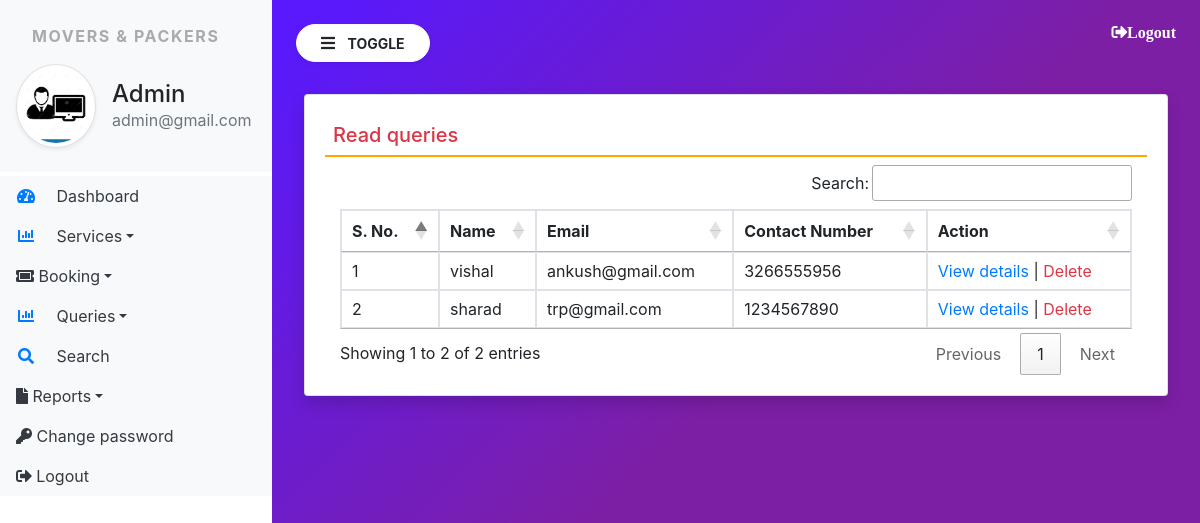
The page /read_queries/ (signed in) on the database its author committed.
### moverspackers/models.py (models this page shows, shortened)
class Contact(models.Model):
    name = models.CharField(max_length=200, null=True)
    contact = models.CharField(max_length=2000, null=True)
    emailid = models.CharField(max_length=100,null=True)
    subject = models.CharField(max_length=500, null=True)
    message = models.CharField(max_length=1000, null=True)
    mdate = models.DateField(null=True)
    isread = models.CharField(max_length=10, null=True)

### moverspackers/views.py (the view)
# urls.py: path('read_queries/', read_queries, name='read_queries'),
def read_queries(request):
    if not request.user.is_active:
        return redirect('admin_login')
    contact = Contact.objects.filter(isread='yes')
    return render(request, 'read_queries.html', locals())

### moverspackers/templates/read_queries.html
{% extends 'admin_base.html' %}
{% block content %}
<div class="card shadow m-2">
    <div class="card-body">
        <h5 class="p-2 text-danger" style="border-bottom: 2px solid orange;">Read queries</h5>
        <div class="container-fluid">
           <table class="table table-bordered" id="example">
               <thead>
                   <tr>
                       <th>S. No.</th>
                       <th>Name</th>
                       <th>Email</th>
                       <th>Contact Number</th>
                       <th>Action</th>
                   </tr>
               </thead>
               <tbody>
                   {% for i in contact %}
                        <tr>
                            <td>{{forloop.counter}}</td>
                            <td>{{i.name}}</td>
                            <td>{{i.emailid}}</td>
                            <td>{{i.contact}}</td>
                            <td><a href="{% url 'view_queries' i.id %}" style="width: 80px;">View details</a>
                                | <a href="{% url 'delete_query' i.id %}" class="text-danger"  onclick="return confirm('Are You Sure?')">Delete</a>
                            </td>
                        </tr>
                    {% endfor %}
               </tbody>
           </table>
        </div>
    </div>
</div>
{% endblock %}

### moverspackers/templates/admin_base.html (shortened to what this page needs)
{% load static %}
<html>
<head>
  <link rel="stylesheet" href="https://cdn.jsdelivr.net/npm/bootstrap@4.6.1/dist/css/bootstrap.min.css">
<link rel="stylesheet" href="{% static 'css/sidebar.css' %}">
<link rel="stylesheet" href="https://use.fontawesome.com/releases/v5.7.0/css/all.css">
<link rel="stylesheet" href="https://cdn.datatables.net/1.11.4/css/jquery.dataTables.min.css">
<link rel="stylesheet" href="https://cdn.datatables.net/buttons/2.2.2/css/buttons.dataTables.min.css">
</head>
<body>
<div class="bg-white vertical-nav" id="sidebar">
  <div class=" py-4 px-3 bg-light mb-1">
    <p class="font-weight-bold text-uppercase px-3 sidebar-title">Movers & Packers</p>
    <div class="media d-flex align-items-center">
      <img src="{% static 'images/ad3.jpg' %}" width="80" height="80" class="mr-3 rounded-circle img-thumbnail shadow-sm">
      <div class="media-body">
          <h4 class="mb-0">Admin</h4>
          <p class="text-muted mb-0">{{request.user.email}}</p>
      </div>
    </div>
  </div>
  <ul class="nav flex-column bg-white">
    <li class="nav-item">
      <a href="{% url 'admin_home' %}" class="nav-link text-dark bg-light">
        <i class="fas fa-tachometer-alt fa-fw mr-3 text-primary"></i>
        Dashboard</a>
    </li>
    <li class="nav-item dropdown">
      <a href="#" class="nav-link dropdown-toggle text-dark bg-light" id="navbardrop" data-toggle="dropdown">
        <i class="fas fa-chart-bar fa-fw mr-3 text-primary"></i>
        Services</a>
    </li>
    <li class="nav-item dropdown">
      <a href="#" class="nav-link dropdown-toggle text-dark bg-light" id="navbardrop" data-toggle="dropdown">
        <i class="fas fa-ticket-alt"></i>
        Booking</a>
    </li>
    <li class="nav-item dropdown">
      <a href="#" class="nav-link dropdown-toggle text-dark bg-light" id="navbardrop" data-toggle="dropdown">
        <i class="fas fa-chart-bar fa-fw mr-3 text-primary"></i>
        Queries</a>
    </li>
    <li class="nav-item">
      <a href="{% url 'search' %}" class="nav-link text-dark bg-light">
        <i class="fa fa-search fa-fw mr-3 text-primary"></i>
        Search</a>
    </li>
    <li class="nav-item dropdown">
      <a href="#" class="nav-link dropdown-toggle text-dark bg-light" id="navbardrop" data-toggle="dropdown">
        <i class="fa fa-file"></i>
        Reports</a>
    </li>
    <li class="nav-item">
      <a href="{% url 'change_password' %}" class="nav-link text-dark bg-light">
        <i class="fa fa-key" aria-hidden="true"></i>
        Change password</a>
    </li>
    <li class="nav-item">
      <a href="{% url 'Logout' %}" class="nav-link text-dark bg-light">
        <i class="fas fa-sign-out-alt"></i>
        Logout</a>
    </li>
  </ul>
</div>
<div class="page-content p-4" id="content">
    <a href="{% url 'Logout' %}" title="logout" class="text-white float-right fas fa-sign-out-alt">Logout</a>
    <button id="sidebarCollapse" type="button" class="btn btn-light bg-white rounded-pill shadow-sm px-4 mb-4">
      <i class="fas fa-bars mr-2"></i>
      <small class="text-uppercase font-weight-bold">Toggle</small>
    </button>
      {% block content %}
      {% endblock %}
</div>
</body>
</html>

### moverspackers/static/css/sidebar.css (style rules this page uses)
.sidebar-title { letter-spacing: 0.1em; color:#aaa; }
body { background-image: linear-gradient(135.9deg,rgba(89,25,252,1) 16.4%,rgba(125,31,165,1) 56.1%); min-height: 100vh; }
.vertical-nav { min-width: 17rem; width: 17rem; height: 100vh; position: fixed; top: 0; left: 0; transition: all 0.4s }
.page-content { width: calc(100%-17rem); margin-left: 17rem; transition: all 0.4s }

### rows shown on the page
Contact: name "vishal", emailid "ankush@gmail.com", contact "3266555956"
Contact: name "sharad", emailid "trp@gmail.com", contact "1234567890"

### other values the page prints
{{ request.user.email }} "admin@gmail.com"
